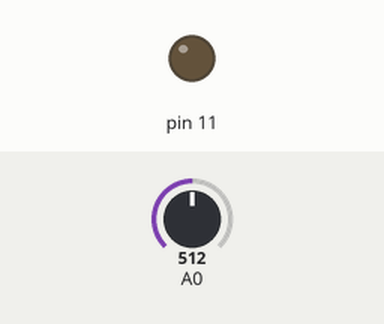
This sketch was run on a simulated Arduino Uno, built with avr-gcc and run on an emulated ATmega328P. On the bench: output pins drawn as LEDs (lit = HIGH). The test bench sets the inputs (shaded band); at power-on: A0 = 512.

Above: at 1.2 s.
1.3 s: A0 set to 716
At 2.3 s:
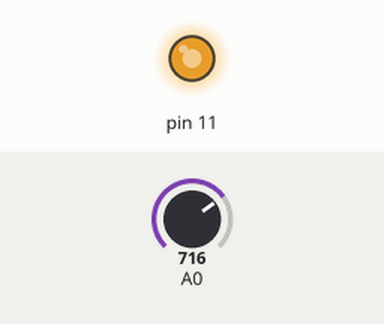
2.8 s: A0 set to 755
At 3.5 s:
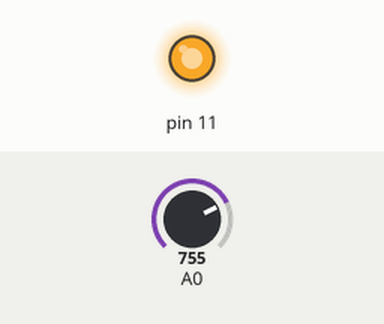
4.3 s: A0 set to 768
At 4.6 s:
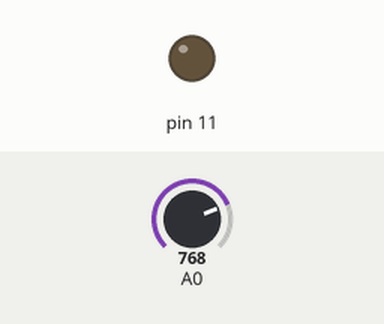
5.8 s: A0 set to 900
At 7.0 s:
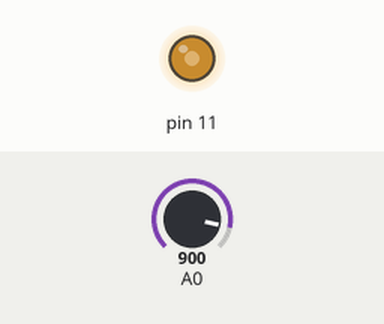
7.3 s: A0 set to 306
At 8.1 s:
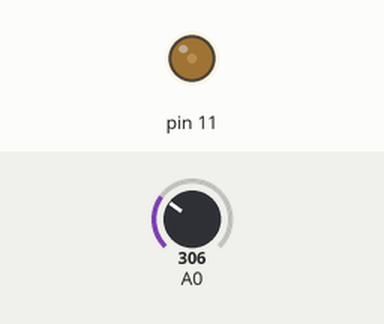
8.8 s: A0 set to 0
At 9.2 s:
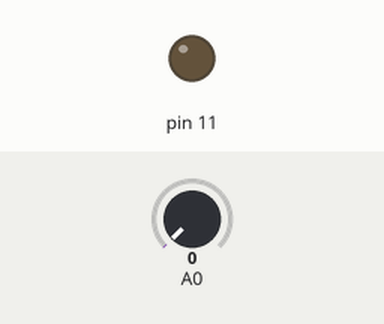
Timing chart, 0 to 11.3 s (numbered marks = the images above; inputs shaded):
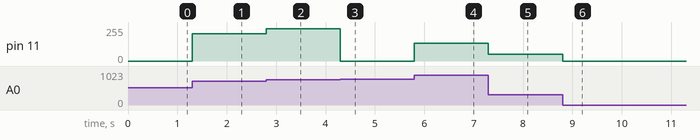

The sketch:

wind_controller.ino
```cpp
void setup()
{
  pinMode(A0, INPUT);
  pinMode(11, OUTPUT);
}

void loop()
{
  analogRead(A0);

  analogWrite(11, analogRead(A0));
}
```

Measured:
- the behaviour switches between 767 and 768 on A0 (found by bisection; images 2 and 3)
- after the input at 1.3 s, pin 11: 0/255 → 204/255 at once
- after the input at 2.8 s, pin 11: 204/255 → 243/255 at once
- after the input at 4.3 s, pin 11: 243/255 → 0/255 at once
- after the input at 5.8 s, pin 11: 0/255 → 132/255 at once
- after the input at 7.3 s, pin 11: 132/255 → 50/255 at once
- after the input at 8.8 s, pin 11: 50/255 → 0/255 at once
